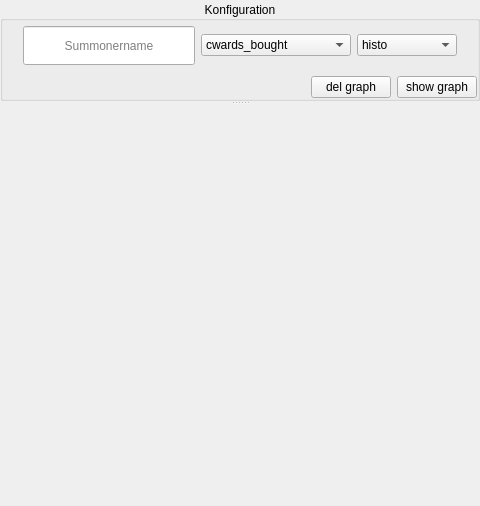
<?xml version="1.0" encoding="UTF-8"?>
<ui version="4.0">
 <class>centralworkspace</class>
 <widget class="QWidget" name="centralworkspace">
  <property name="geometry">
   <rect>
    <x>0</x>
    <y>0</y>
    <width>480</width>
    <height>506</height>
   </rect>
  </property>
  <property name="windowTitle">
   <string>Form</string>
  </property>
  <layout class="QHBoxLayout" name="horizontalLayout_2">
   <property name="leftMargin">
    <number>0</number>
   </property>
   <property name="topMargin">
    <number>0</number>
   </property>
   <property name="rightMargin">
    <number>0</number>
   </property>
   <property name="bottomMargin">
    <number>0</number>
   </property>
   <item>
    <layout class="QHBoxLayout" name="rootlayout">
     <item>
      <widget class="QSplitter" name="splitter">
       <property name="orientation">
        <enum>Qt::Orientation::Vertical</enum>
       </property>
       <widget class="QWidget" name="setHost" native="true">
        <property name="minimumSize">
         <size>
          <width>0</width>
          <height>100</height>
         </size>
        </property>
        <property name="maximumSize">
         <size>
          <width>16777215</width>
          <height>100</height>
         </size>
        </property>
        <layout class="QHBoxLayout" name="horizontalLayout_3">
         <property name="leftMargin">
          <number>0</number>
         </property>
         <property name="topMargin">
          <number>0</number>
         </property>
         <property name="rightMargin">
          <number>0</number>
         </property>
         <property name="bottomMargin">
          <number>0</number>
         </property>
         <item>
          <layout class="QVBoxLayout" name="setLayout">
           <item>
            <widget class="QGroupBox" name="setGroup">
             <property name="baseSize">
              <size>
               <width>0</width>
               <height>0</height>
              </size>
             </property>
             <property name="title">
              <string>Konfiguration</string>
             </property>
             <property name="alignment">
              <set>Qt::AlignmentFlag::AlignCenter</set>
             </property>
             <property name="flat">
              <bool>false</bool>
             </property>
             <layout class="QVBoxLayout" name="verticalLayout">
              <property name="leftMargin">
               <number>0</number>
              </property>
              <property name="topMargin">
               <number>0</number>
              </property>
              <property name="rightMargin">
               <number>0</number>
              </property>
              <property name="bottomMargin">
               <number>0</number>
              </property>
              <item>
               <layout class="QHBoxLayout" name="horizontalLayout_4">
                <property name="leftMargin">
                 <number>20</number>
                </property>
                <property name="topMargin">
                 <number>5</number>
                </property>
                <property name="rightMargin">
                 <number>20</number>
                </property>
                <property name="bottomMargin">
                 <number>5</number>
                </property>
                <item>
                 <widget class="QLineEdit" name="lineEdit">
                  <property name="sizePolicy">
                   <sizepolicy hsizetype="Expanding" vsizetype="Expanding">
                    <horstretch>0</horstretch>
                    <verstretch>0</verstretch>
                   </sizepolicy>
                  </property>
                  <property name="inputMask">
                   <string/>
                  </property>
                  <property name="text">
                   <string/>
                  </property>
                  <property name="alignment">
                   <set>Qt::AlignmentFlag::AlignCenter</set>
                  </property>
                  <property name="placeholderText">
                   <string>Summonername</string>
                  </property>
                 </widget>
                </item>
                <item>
                 <widget class="QComboBox" name="comboBox">
                  <property name="minimumSize">
                   <size>
                    <width>150</width>
                    <height>0</height>
                   </size>
                  </property>
                  <property name="maximumSize">
                   <size>
                    <width>150</width>
                    <height>16777215</height>
                   </size>
                  </property>
                  <item>
                   <property name="text">
                    <string>cwards_bought</string>
                   </property>
                  </item>
                  <item>
                   <property name="text">
                    <string>wards_placed</string>
                   </property>
                  </item>
                  <item>
                   <property name="text">
                    <string>wards_destroyed</string>
                   </property>
                  </item>
                  <item>
                   <property name="text">
                    <string>vision_score</string>
                   </property>
                  </item>
                  <item>
                   <property name="text">
                    <string>minions_killed</string>
                   </property>
                  </item>
                  <item>
                   <property name="text">
                    <string>own_jgl_kill</string>
                   </property>
                  </item>
                  <item>
                   <property name="text">
                    <string>ene_jgl_kill</string>
                   </property>
                  </item>
                  <item>
                   <property name="text">
                    <string>kills</string>
                   </property>
                  </item>
                  <item>
                   <property name="text">
                    <string>deaths</string>
                   </property>
                  </item>
                  <item>
                   <property name="text">
                    <string>assists</string>
                   </property>
                  </item>
                  <item>
                   <property name="text">
                    <string>damage_dealt</string>
                   </property>
                  </item>
                  <item>
                   <property name="text">
                    <string>gold_earned</string>
                   </property>
                  </item>
                  <item>
                   <property name="text">
                    <string>turret_dmg</string>
                   </property>
                  </item>
                 </widget>
                </item>
                <item>
                 <widget class="QComboBox" name="comboBox_2">
                  <property name="minimumSize">
                   <size>
                    <width>100</width>
                    <height>0</height>
                   </size>
                  </property>
                  <property name="maximumSize">
                   <size>
                    <width>100</width>
                    <height>16777215</height>
                   </size>
                  </property>
                  <item>
                   <property name="text">
                    <string>histo</string>
                   </property>
                  </item>
                  <item>
                   <property name="text">
                    <string>line</string>
                   </property>
                  </item>
                 </widget>
                </item>
               </layout>
              </item>
              <item>
               <layout class="QHBoxLayout" name="horizontalLayout_5">
                <item>
                 <spacer name="horizontalSpacer">
                  <property name="orientation">
                   <enum>Qt::Orientation::Horizontal</enum>
                  </property>
                  <property name="sizeHint" stdset="0">
                   <size>
                    <width>40</width>
                    <height>20</height>
                   </size>
                  </property>
                 </spacer>
                </item>
                <item>
                 <widget class="QPushButton" name="pushButton_2">
                  <property name="maximumSize">
                   <size>
                    <width>100</width>
                    <height>16777215</height>
                   </size>
                  </property>
                  <property name="text">
                   <string>del graph</string>
                  </property>
                 </widget>
                </item>
                <item>
                 <widget class="QPushButton" name="pushButton">
                  <property name="maximumSize">
                   <size>
                    <width>100</width>
                    <height>16777215</height>
                   </size>
                  </property>
                  <property name="text">
                   <string>show graph</string>
                  </property>
                 </widget>
                </item>
               </layout>
              </item>
             </layout>
            </widget>
           </item>
          </layout>
         </item>
        </layout>
       </widget>
       <widget class="QWidget" name="viewHost" native="true">
        <property name="minimumSize">
         <size>
          <width>0</width>
          <height>400</height>
         </size>
        </property>
        <property name="maximumSize">
         <size>
          <width>16777215</width>
          <height>400</height>
         </size>
        </property>
        <layout class="QHBoxLayout" name="horizontalLayout">
         <property name="leftMargin">
          <number>0</number>
         </property>
         <property name="topMargin">
          <number>0</number>
         </property>
         <property name="rightMargin">
          <number>0</number>
         </property>
         <property name="bottomMargin">
          <number>0</number>
         </property>
         <item>
          <layout class="QVBoxLayout" name="viewLayout">
           <item>
            <widget class="QLabel" name="piclabel">
             <property name="text">
              <string/>
             </property>
            </widget>
           </item>
          </layout>
         </item>
        </layout>
       </widget>
      </widget>
     </item>
    </layout>
   </item>
  </layout>
 </widget>
 <resources/>
 <connections/>
</ui>
